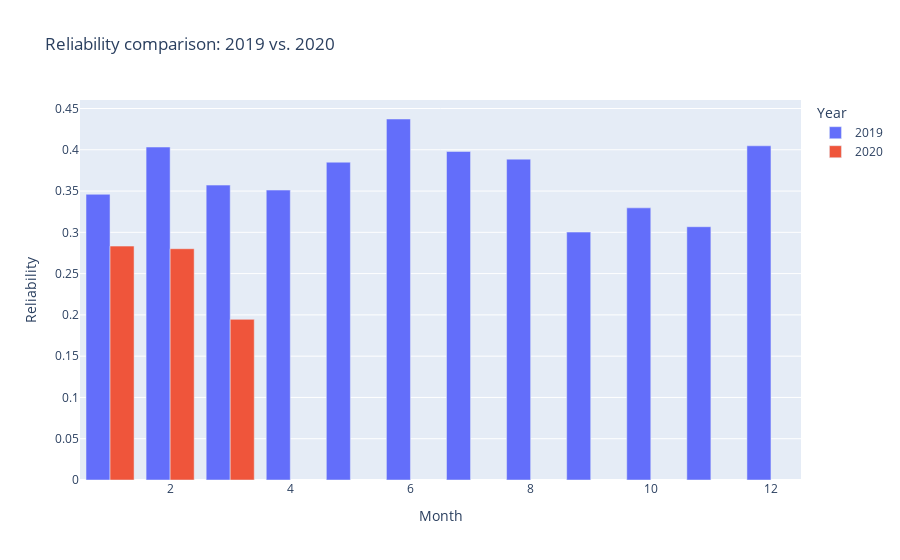

This figure's notebook cell:
### Code cell
# Create a grouped bar chart using Plotly Express
# The x-axis represents 'month', and the y-axis shows reliability for the years 2019 and 2020
# 'barmode' set to 'group' displays bars side by side for each year
yoy_comparision_fig = px.bar(
    yoy_comparision_to_plot_df,  # DataFrame to plot
    x='month',  # X-axis represents months
    y=[2019, 2020],  # Y-axis represents reliability for the years 2019 and 2020
    barmode='group',  # Display bars for each year side by side
    labels={'variable': 'Year', 'value': 'Reliability', 'month': 'Month'},  # Axis labels
    title='Reliability comparison: 2019 vs. 2020'  # Title of the chart
)

# Update the layout of the chart to add titles to the x-axis, y-axis, and legend
yoy_comparision_fig.update_layout(
    xaxis_title='Month',  # Title for the x-axis
    yaxis_title='Reliability',  # Title for the y-axis
    legend_title='Year'  # Title for the legend
)

### Figure 1 — Plotly figure (JSON) as saved in the notebook; plotly's stock layout.template omitted (floating-point values rounded to 4 significant figures)
{"data": [{"alignmentgroup": "True", "hovertemplate": "Year=2019<br>Month=%{x}<br>Reliability=%{y}<extra></extra>", "legendgroup": "2019", "marker": {"color": "#636efa", "pattern": {"shape": ""}}, "name": "2019", "offsetgroup": "2019", "orientation": "v", "showlegend": true, "textposition": "auto", "type": "bar", "x": [1, 2, 3, 4, 5, 6, 7, 8, 9, 10, 11, 12], "xaxis": "x", "y": [0.3461, 0.4033, 0.3572, 0.3512, 0.385, 0.4373, 0.398, 0.3887, 0.3003, 0.3296, 0.3068, 0.4048], "yaxis": "y"}, {"alignmentgroup": "True", "hovertemplate": "Year=2020<br>Month=%{x}<br>Reliability=%{y}<extra></extra>", "legendgroup": "2020", "marker": {"color": "#EF553B", "pattern": {"shape": ""}}, "name": "2020", "offsetgroup": "2020", "orientation": "v", "showlegend": true, "textposition": "auto", "type": "bar", "x": [1, 2, 3, 4, 5, 6, 7, 8, 9, 10, 11, 12], "xaxis": "x", "y": [0.2833, 0.2801, 0.1946, null, null, null, null, null, null, null, null, null], "yaxis": "y"}], "layout": {"barmode": "group", "legend": {"title": {"text": "Year"}, "tracegroupgap": 0}, "title": {"text": "Reliability comparison: 2019 vs. 2020"}, "xaxis": {"anchor": "y", "domain": [0, 1], "title": {"text": "Month"}}, "yaxis": {"anchor": "x", "domain": [0, 1], "title": {"text": "Reliability"}}}}
